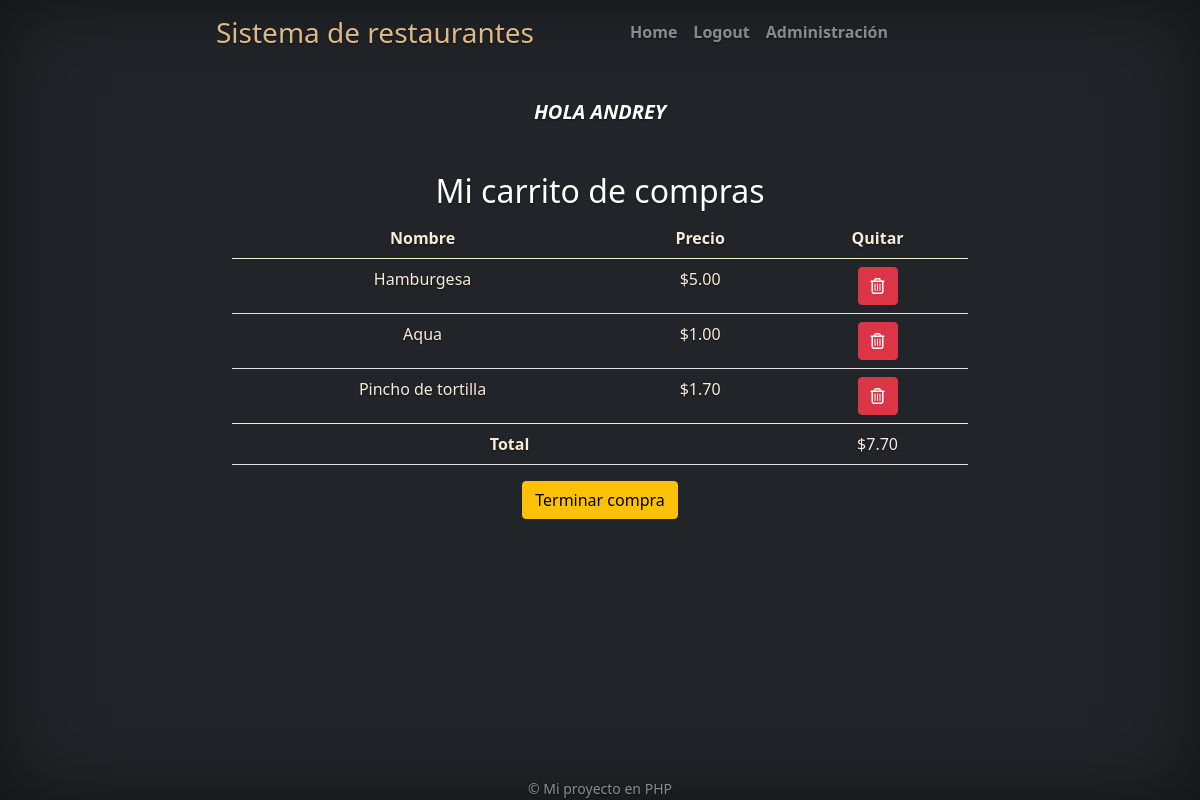
Page /pdo/view_cart.php (signed in) on the committed database.
### tables this page shows
CREATE TABLE `users` (
  `id` int(11) NOT NULL,
  `name` varchar(255) NOT NULL,
  `surname` varchar(255) NOT NULL,
  `email` varchar(255) NOT NULL,
  `username` varchar(255) NOT NULL,
  `password` varchar(255) NOT NULL,
  `id_role` int(11) NOT NULL
);

CREATE TABLE `shopping_cart` (
  `num` int(11) NOT NULL,
  `id_session` varchar(255) NOT NULL,
  `id_product` int(11) NOT NULL
);

CREATE TABLE `products` (
  `id` int(11) NOT NULL,
  `name` varchar(255) NOT NULL,
  `price` varchar(7) NOT NULL,
  `id_restaurant` int(11) NOT NULL
);

### verification.php (called while the page is built, shortened)
<?php
if (isset($_SESSION['user_id'])) {
    $records = $conn->prepare('SELECT id, username, id_role FROM users WHERE id = :id');
    $records->bindParam(':id', $_SESSION['user_id']);
    $records->execute();
    $results = $records->fetch(PDO::FETCH_ASSOC);
    if (count($results) > 0) {
        $user_ses = $results;
    } else {
        die();
    }
}

### pdo/pdo.php (called while the page is built, shortened)
<?php
function connetion()
{
    $server = 'localhost:3306';
    $username = 'root';
    $password = 'root';
    $database = 'project';
    $db = new PDO("mysql:host=$server;dbname=$database;", $username, $password);
    $db->query("set names utf8;");
    $db->setAttribute(PDO::ATTR_EMULATE_PREPARES, FALSE);
    $db->setAttribute(PDO::ATTR_ERRMODE, PDO::ERRMODE_EXCEPTION);
    $db->setAttribute(PDO::ATTR_DEFAULT_FETCH_MODE, PDO::FETCH_OBJ);
    return $db;
}
function get_products_in_cart()
{
    $db = connetion();
    $sentencia = $db->prepare("SELECT products.id, products.name, products.price, products.id_restaurant, shopping_cart.num
    FROM products, shopping_cart
    WHERE products.id = shopping_cart.id_product");
    $sentencia->execute();
    return $sentencia->fetchAll();
}

### pdo/view_cart.php (the view, shortened to what this page needs)
<?php require '../init.php' ?>
<?php require '../verification.php' ?>
<?php require '../templates/header.php'; ?>
<?php if (!empty($user_ses)) : ?>
<div class="title-username">
    <h5 class="text-uppercase fw-bold fst-italic mb-5">Hola <?php echo $user_ses['username']; ?></h5>
</div>
<?php endif; ?>
<?php include_once 'pdo.php' ?>
<?php
if (!empty($user_ses)) {
    $products = get_products_in_cart();
    if (count($products) <= 0) { ?>
<section class="hero is-info">
    <div class="hero-body">
        <div class="container">
            <h1 class="title">
                De momento no tienes nada
            </h1>
        </div>
    </div>
</section>
<?php } else { ?>
<div class="columns">
    <div class="column">
        <h2 class="is-size-2">Mi carrito de compras</h2>
        <table class="table">
            <thead>
                <tr>
                    <th>Nombre</th>
                    <th>Precio</th>
                    <th>Quitar</th>
                </tr>
            </thead>
            <tbody>
                <?php
                        $total = 0; ?>
                <?php foreach ($products as $product) : ?>
                <?php
                            $price = floatval($product->price);
                            $total += $price;
                            ?>
                <tr>
                    <td><?php echo $product->name ?></td>
                    <td>$<?php echo number_format($price, 2) ?></td>
                    <td>
                        <form action="" method="post">
                            <button class="btn btn-danger">
                                <i class="fa fa-trash-o"></i>
                            </button>
                        </form>
                    </td>
                    <?php endforeach; ?>
                </tr>
            </tbody>
            <tfoot>
                <tr>
                    <td colspan="2" class="is-size-4 has-text-right"><strong>Total</strong></td>
                    <td colspan="2" class="is-size-4">
                        $<?php
                                    $total = number_format($total, 2);
                                    echo $total; ?>
                    </td>
                </tr>
            </tfoot>
        </table>
        <form action="" method="post">
            <input type="submit" class="btn btn-warning" name="submit-ticket" value="Terminar compra">
        </form>
    </div>
</div>
<?php } ?>
<?php } ?>
<?php include_once "../templates/footer.php" ?>

### assets/style.css (style rules this page uses)
body { text-shadow: 0 .05rem .1rem rgba(0, 0, 0, .5); box-shadow: inset 0 0 5rem rgba(0, 0, 0, .5); min-height: 100vh; position: relative; }
.table { color: antiquewhite; }

### rows in the picture
users: username "ANDREY"
shopping_cart: id_product.name "Hamburgesa", id_product.price "5.00"
shopping_cart: id_product.name "Aqua", id_product.price "1.00"
shopping_cart: id_product.name "Pincho de tortilla", id_product.price "1.70"

### other values in the picture
$total "7.70"
